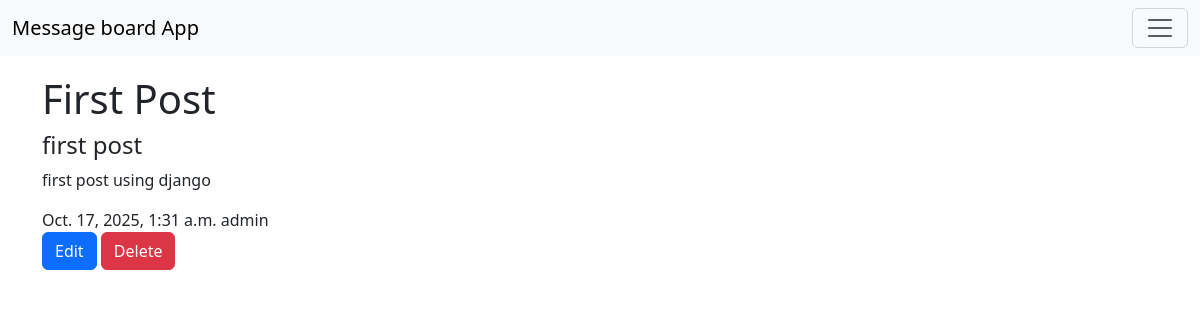
Screenshot of /posts/detail/1/ with the database file from the repository.
### posts/models.py (models this page shows, shortened)
class Post(models.Model):
    title = models.CharField(max_length=128)
    subtitle = models.CharField(max_length=256)
    body = models.TextField()
    created_on = models.DateTimeField(auto_now_add=True)
    author = models.ForeignKey(
        get_user_model(),
        on_delete=models.CASCADE,
    )

### posts/views.py (the view)
# urls.py: path("detail/<int:pk>/", PostDetailView.as_view(), name="post_detail"),
class PostDetailView(DetailView):
    template_name = "posts/detail.html"
    model = Post
    context_object_name = "detailed"

### templates/posts/detail.html (shortened to what this page needs)
{% extends 'base.html' %}
{% block content %}
    <div>
        <h1>{{ detailed.title }}</h1>
        <h4>{{ detailed.subtitle }}</h4>
        <p>{{ detailed.body }}</p>
        <span> {{ detailed.created_on }}</span>
        <span>{{ detailed.author }}</span>
        <br/>
        <a href="{% url 'post_edit' detailed.id %}" class="btn btn-primary">Edit</a>
        <a href="{% url 'post_delete' detailed.id %}" class="btn btn-danger">Delete</a>
    </div>
{% endblock %}

### rows the page displays
Post: title "First Post", subtitle "first post", body "first post using django", created_on "Oct. 17, 2025, 1:31 a.m.", author "admin"
